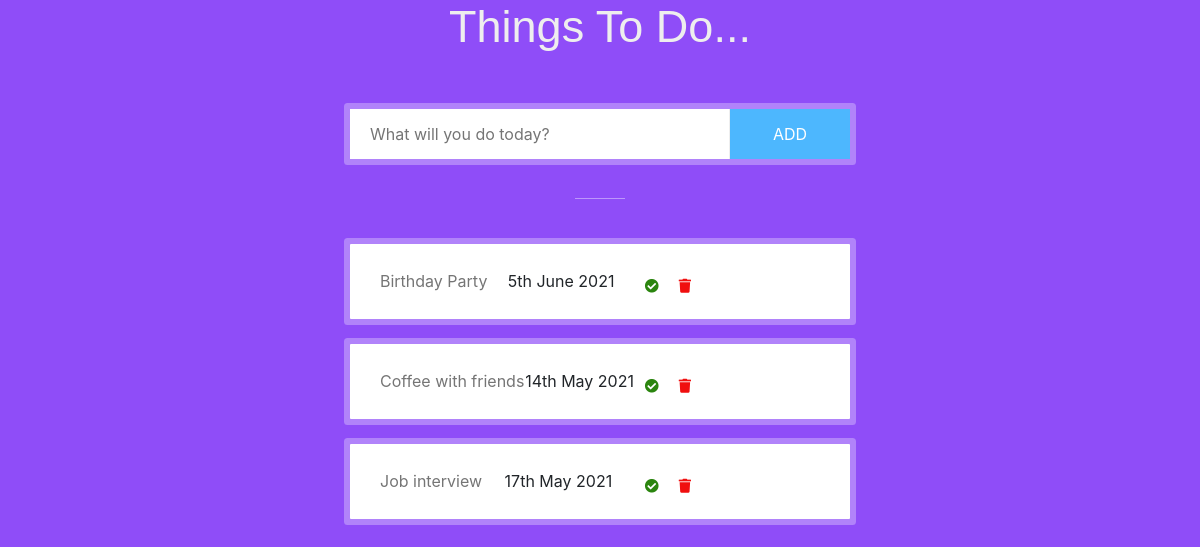
Before: /todo/tasks/ with the older database file.
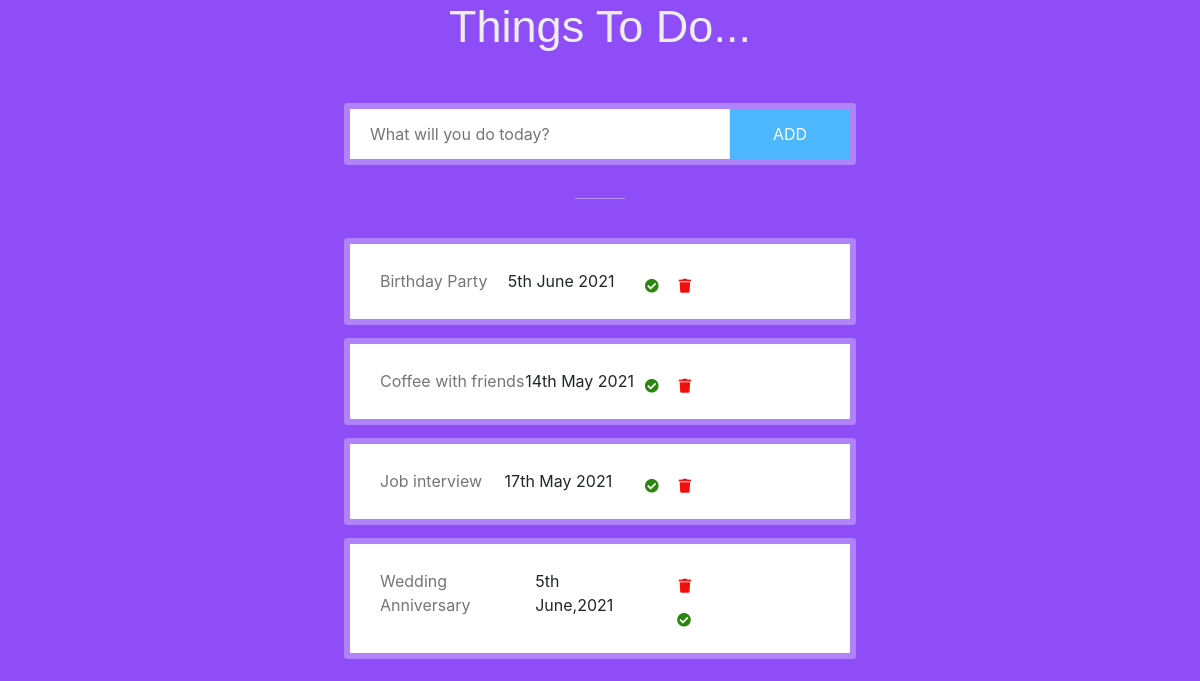
After: the same page with the newer database file.
### todo/models.py (models this page shows)
class Task(models.Model):
    task_text = models.CharField(max_length=200)
    task_date = models.CharField(max_length=200)
    task_time = models.CharField(max_length=300)

### todo/views.py (the view)
# urls.py: path('tasks/', views.tasks, name='tasks'),
def tasks(request):
    todo_list = Task.objects.order_by('task_text')
    for e in Task.objects.all():
      print(e.task_date)
    context = {'todo_list': todo_list}
    return render(request, 'todo/tasks.html', context)

### todo/templates/todo/tasks.html (shortened to what this page needs)
<html>
  {% load static %}
  <head>
    <link rel="stylesheet" href="https://cdnjs.cloudflare.com/ajax/libs/font-awesome/5.15.3/css/all.min.css" />
    <link rel="stylesheet" href="https://maxcdn.bootstrapcdn.com/bootstrap/4.0.0/css/bootstrap.min.css">
    <link rel="stylesheet" href="{%  static  'css/style.css'  %}" >
  </head>
  <div class="row">
    <div class="col-md-12">
      <h2>Things To Do...</h2>
      <div class="main-todo-input-wrap">
        <div class="main-todo-input fl-wrap">
          <div class="main-todo-input-item">
            <form action = "" method = "POST">
              <input
            type="text"
            id="todo-list-item"
            name="todo-task"
            placeholder="What will you do today?"
          />
          </div>
          <button id="submit" type="submit" class="add-items main-search-button">ADD</button>
        </div>
      </div>
    </div>
  </div>
  <div class="row">
    <div class="col-md-12">
      {% if todo_list %}
      <div class="main-todo-input-wrap">
        {% for task in todo_list %}
        <div class="main-todo-input fl-wrap">
          <ul id="list-items">
            <div class="todo-listing">
              <li class="todo-text">{{ task.task_text }}</li><li class="todo-date">{{ task.task_date }}</li><a href="#"><i class="fas fa-trash remove"></i><i class="fas fa-check-circle taskcheck"></i></a>
            </div>
          </ul>
        </div>
          {% endfor %}
      </div>
      {% endif %}
    </div>
  </div>
</html>

Changed rows visible on the page:
added Task: task_text "Wedding Anniversary", task_date "5th June,2021"
